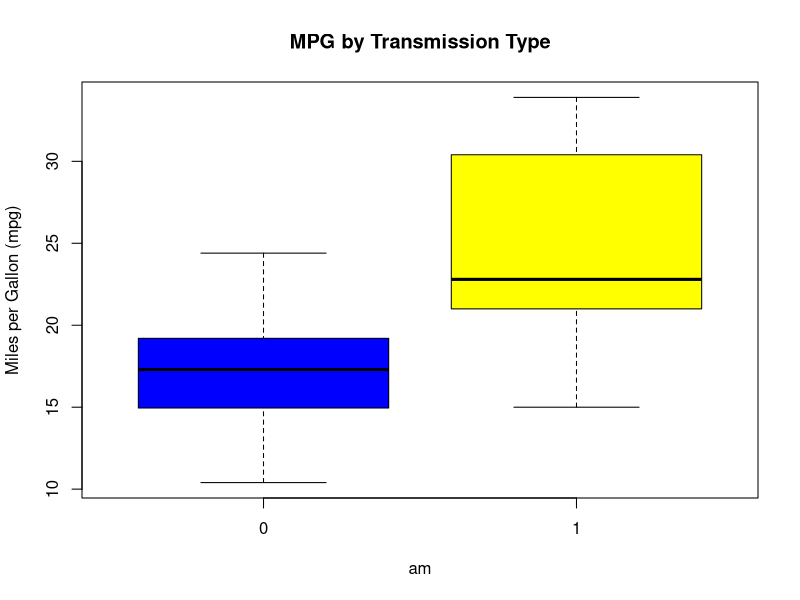

The R source for this figure:
## ---- chunk 1
knitr::opts_chunk$set(echo = FALSE)
## ---- chunk 2
install.packages("datasets")
## ---- chunk 3
library(datasets)
data("mtcars")
## ---- chunk 4
head(mtcars)
## ---- chunk 5
summary(mtcars)
## ---- chunk 6
boxplot(mpg ~ am, data = mtcars,
        col = c("blue", "yellow"),
        ylab = "Miles per Gallon (mpg)",
        main = "MPG by Transmission Type")
